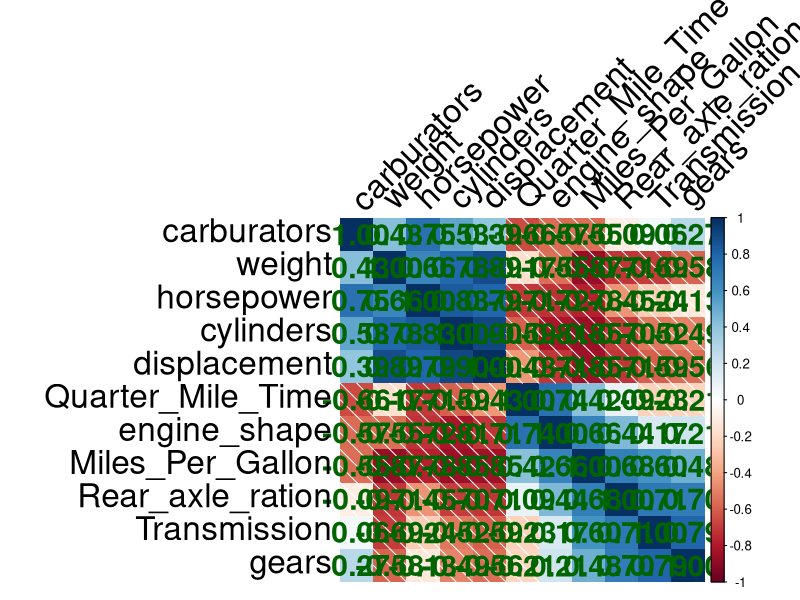

This chart was generated by the following R code:
#DESCRIPTION:    Correlation analysis between the numeric variables of the 
#                   mtcars dataset.
#                Find the variables that are most correlated with the miles per gallon(mpg) variable
#                   using the correlation matrix.
#                The values inside the correlation matrix represents the pearson correlation coefficient
#                    which estimates the strength and linear correlation between two numerical variables.
#                Variables with a correlation coefficient close to 1 have a strong positive linear correlation and
#                    the variables with a correlation coefficient close to -1 have a strong negative linear correlation.
#                Based on the linear regression analysis I've identified the variables that most influence the mpg consumption:
#                     hp->horsepower
#                     wt->weight(lbs)

#RESULTS:          
#                Strong/medium Negative Correlations with Miles_Per_Gallon (mpg):
#                      -weight(-0.87):high
#                      -cylinders (-0.85): high
#                      -displacement (-0.85):high
#                      -horsepower (-0.78):high
#                      -carburators (-0.55): medium

#                Strong/medium positive Correlation with Miles_Per_Gallon (mpg):
#                      -carburators (-0.55): medium
#                      -Rear_axle_ration (0.68): medium
#                      -Transmissione(0.60): medium
#                      -engine_shape (0.66): medium
#                      -Quarter_Mile_Time (0.42): weak

#CONCLUSION:      The correlation matrix provides an estimation of the bivariate analysis(between two variables at a time). 
#                 In the linear regression model i've identyfied the variables weight and horsepower as the most significant for the fuel-consumption in miles per gallon
#                   and some variables(cylinders, carburators, displacement, transmission...) that are not significant for the fuel-consumption in miles per gallon,
#                     however the correlation between fuel-consumption in miles per gallon and non significant variables is high/medium, This is caused by multicollinearity
#                     for example displacement and cylinders  variables are not statistically significant for the fuel-consumption in miles per gallon(p-value > 0.05) but the
#                        correlation with mpg is high, that' because the effect of having more cylinders or a larger displacement is already "explained" in large part
#                           by the reason that these cars tend to be heavier and/or more powerful.
#                     


library(dplyr)
library(corrplot)
setwd("C:/Users/lenovo/Desktop/python_tutorial/Analisi_Dati/RStudio/exercise/grafici")




name_cars = rownames(mtcars)
name_cars


#dataframe
mtcars_df = data.frame(model = name_cars, Miles_Per_Gallon = mtcars$mpg,
                cylinders = mtcars$cyl,displacement=mtcars$disp,
                horsepower=mtcars$hp, weight = mtcars$wt,
                Rear_axle_ration = mtcars$drat,gears = mtcars$gear,
                Quarter_Mile_Time = mtcars$qsec,Transmission = mtcars$am,engine_shape = mtcars$vs,
                carburators = mtcars$carb)
mtcars_df$performance = mtcars_df$horsepower/mtcars_df$weight


variables = mtcars_df %>%
  select(Miles_Per_Gallon,cylinders,displacement,horsepower,Rear_axle_ration,weight,Quarter_Mile_Time,engine_shape,Transmission,gears,carburators)
corr_matrix = cor(variables)
png("heatmap_correlation.png", width = 1200, height = 950)
corrplot(corr_matrix,
         method = "shade",
         type = "full",
         order = "hclust",   #group variables with similar values
         tl.col = "black",   #labels color
         tl.cex = 2.0,       #font size
         number.cex = 1.8,    #coefficients font size   
         tl.srt = 45,        #rotation of the labels
         addCoef.col = "dark green",   #correlation coefficients color 
         cl.pos = "r")
dev.off() 


